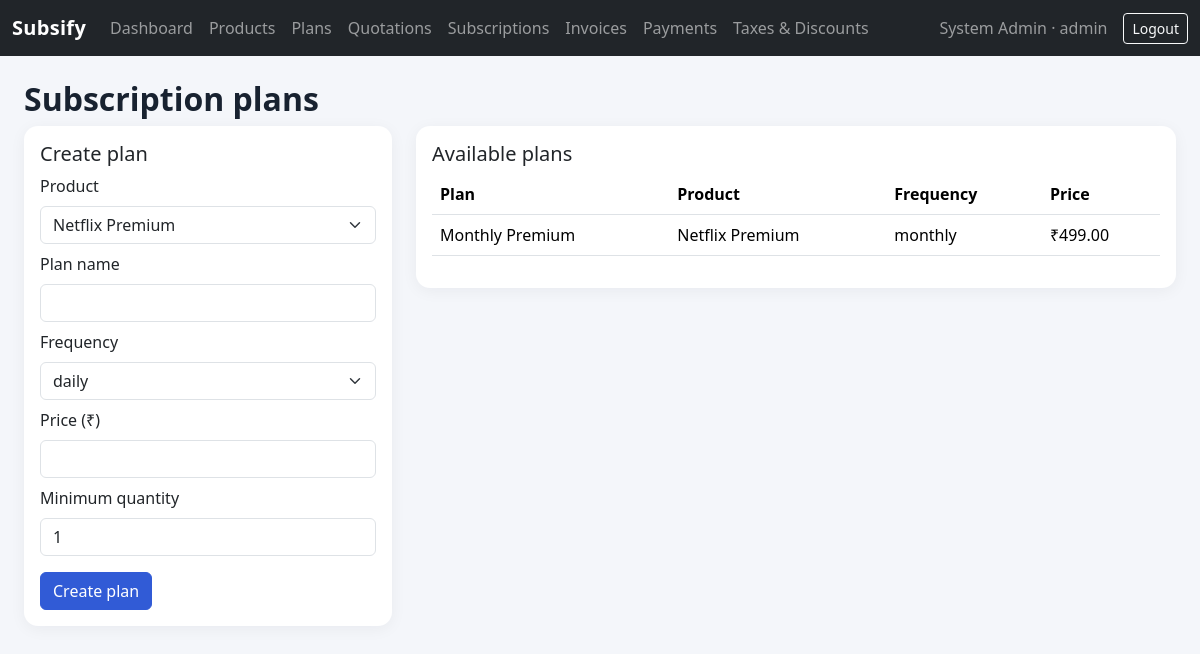
Page /catalog/plans (signed in) on the committed database.
### tables this page shows
CREATE TABLE plans (
 id INTEGER PRIMARY KEY AUTOINCREMENT, product_id INTEGER NOT NULL,
 name TEXT NOT NULL, frequency TEXT NOT NULL
 CHECK(frequency IN ('daily','weekly','monthly','yearly')),
 price REAL NOT NULL, min_quantity INTEGER DEFAULT 1, active INTEGER DEFAULT 1,
 FOREIGN KEY(product_id) REFERENCES products(id)
);

CREATE TABLE products (
 id INTEGER PRIMARY KEY AUTOINCREMENT, name TEXT NOT NULL,
 description TEXT, product_type TEXT DEFAULT 'service',
 sales_price REAL NOT NULL DEFAULT 0, cost_price REAL DEFAULT 0,
 active INTEGER DEFAULT 1
);

### products.py (the view, shortened to what this page needs)
@products_bp.route("/plans", methods=["GET", "POST"])
@login_required
@role_required("admin", "staff")
def plans():
    db = get_db()
    products = db.execute("SELECT * FROM products WHERE active=1").fetchall()
    plans = db.execute("""SELECT plans.*, products.name product_name FROM plans
                          JOIN products ON products.id=plans.product_id ORDER BY plans.id DESC""").fetchall()
    return render_template("plans.html", products=products, plans=plans)

### auth.py (called while the page is built)
def login_required(fn):
    @wraps(fn)
    def wrapper(*args, **kwargs):
        if not session.get("user_id"):
            flash("Please log in first.", "warning")
            return redirect(url_for("auth.login"))
        return fn(*args, **kwargs)
    return wrapper

def role_required(*roles):
    def decorator(fn):
        @wraps(fn)
        def wrapper(*args, **kwargs):
            if session.get("role") not in roles:
                flash("You do not have permission to access that page.", "danger")
                return redirect(url_for("dashboard.index"))
            return fn(*args, **kwargs)
        return wrapper
    return decorator

### database.py (called while the page is built)
def get_db():
    if "db" not in g:
        g.db = sqlite3.connect(current_app.config["DATABASE"])
        g.db.row_factory = sqlite3.Row
        g.db.execute("PRAGMA foreign_keys = ON")
    return g.db

### templates/plans.html
{% extends "base.html" %}{% block content %}<h2>Subscription plans</h2><div class="row g-4"><div class="col-lg-4"><div class="card"><div class="card-body"><h5>Create plan</h5><form method="post"><label class="form-label">Product</label><select class="form-select mb-2" name="product_id" required>{% for p in products %}<option value="{{ p.id }}">{{ p.name }}</option>{% endfor %}</select>
<label class="form-label">Plan name</label><input class="form-control mb-2" name="name" required><label class="form-label">Frequency</label><select class="form-select mb-2" name="frequency">{% for f in ['daily','weekly','monthly','yearly'] %}<option>{{ f }}</option>{% endfor %}</select>
<label class="form-label">Price (₹)</label><input class="form-control mb-2" type="number" step="0.01" min="0" name="price" required><label class="form-label">Minimum quantity</label><input class="form-control mb-3" type="number" min="1" value="1" name="min_quantity"><button class="btn btn-primary">Create plan</button></form></div></div></div>
<div class="col-lg-8"><div class="card"><div class="card-body"><h5>Available plans</h5><table class="table"><tr><th>Plan</th><th>Product</th><th>Frequency</th><th>Price</th></tr>{% for p in plans %}<tr><td>{{ p.name }}</td><td>{{ p.product_name }}</td><td>{{ p.frequency }}</td><td>₹{{ '%.2f'|format(p.price) }}</td></tr>{% else %}<tr><td colspan="4">No plans yet.</td></tr>{% endfor %}</table></div></div></div></div>{% endblock %}

### templates/base.html (shortened to what this page needs)
<!doctype html><html lang="en"><head><meta charset="utf-8"><meta name="viewport" content="width=device-width,initial-scale=1">
<link href="https://cdn.jsdelivr.net/npm/bootstrap@5.3.3/dist/css/bootstrap.min.css" rel="stylesheet">
<link href="{{ url_for('static',filename='style.css') }}" rel="stylesheet"></head>
<body><nav class="navbar navbar-expand-lg navbar-dark bg-dark"><div class="container-fluid">
<a class="navbar-brand fw-bold" href="{{ url_for('dashboard.index') }}">Subsify</a>
<div class="collapse navbar-collapse" id="nav">{% if session.get('user_id') %}
<ul class="navbar-nav me-auto">
<li class="nav-item"><a class="nav-link" href="{{ url_for('dashboard.index') }}">Dashboard</a></li>
{% if session.get('role') in ['admin','staff'] %}
<li class="nav-item"><a class="nav-link" href="{{ url_for('products.products') }}">Products</a></li>
<li class="nav-item"><a class="nav-link" href="{{ url_for('products.plans') }}">Plans</a></li>
<li class="nav-item"><a class="nav-link" href="{{ url_for('subscriptions.quotations') }}">Quotations</a></li>
<li class="nav-item"><a class="nav-link" href="{{ url_for('subscriptions.index') }}">Subscriptions</a></li>
<li class="nav-item"><a class="nav-link" href="{{ url_for('billing.invoices') }}">Invoices</a></li>
<li class="nav-item"><a class="nav-link" href="{{ url_for('billing.payments') }}">Payments</a></li>
{% if session.get('role') == 'admin' %}<li class="nav-item"><a class="nav-link" href="{{ url_for('billing.settings') }}">Taxes & Discounts</a></li>{% endif %}
{% endif %}</ul><span class="navbar-text me-3">{{ session.get('name') }} · {{ session.get('role') }}</span>
<a class="btn btn-outline-light btn-sm" href="{{ url_for('auth.logout') }}">Logout</a>{% endif %}</div></div></nav>
<main class="container-fluid px-lg-4 py-4">
{% block content %}{% endblock %}</main>
<script src="https://cdn.jsdelivr.net/npm/bootstrap@5.3.3/dist/js/bootstrap.bundle.min.js"></script></body></html>

### static/style.css (style rules this page uses)
body { background:#f4f6fa;color:#182230 }
.navbar-brand { letter-spacing:.3px }
.card { border:0;border-radius:14px;box-shadow:0 3px 16px rgba(16,24,40,.05) }
.table { vertical-align:middle }
.btn-primary { background:#315bd6;border-color:#315bd6 }
h2 { font-weight:700 }

### rows in the picture
plans: name "Monthly Premium", product_name "Netflix Premium", frequency "monthly", price "499.00"

### other values in the picture
{{ session.get('name') }} "System Admin"
{{ session.get('role') }} "admin"
form field product_id "Netflix Premium"
form field frequency "daily"
